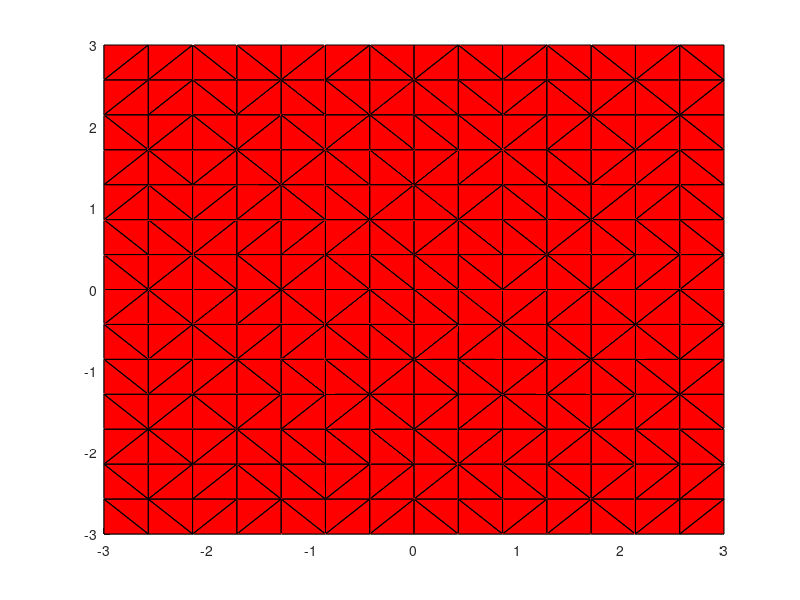

MATLAB code for this plot: (Note: this script raises an error after producing the figure.)
%test_takeo_arap

clear
close all
clc
dbstop if error

%%
 %[x,y]= meshgrid(3:15,1:15);
[x,y,z] = peaks(15);
T = delaunay(x,y);
%trimesh(T,x,y,z);
%figure;
% TO = triangulation(T,x(:),y(:),z(:));
% trimesh(TO)

V=[reshape(x,numel(x),1),reshape(y,numel(y),1),reshape(z,numel(z),1)];
drawMesh(V,T);

v1 = V(:,1:2);f1=T;
b=[1,15];
bc =[-3 0;
     9 0];
%%
[U,XI,YI] = takeo_arap(v1,f1,b,bc);%takeo_asap
uplot = [U,V(:,3)];
patch('Faces',f1,'Vertices',uplot,'FaceColor','y','FaceAlpha',1.0);